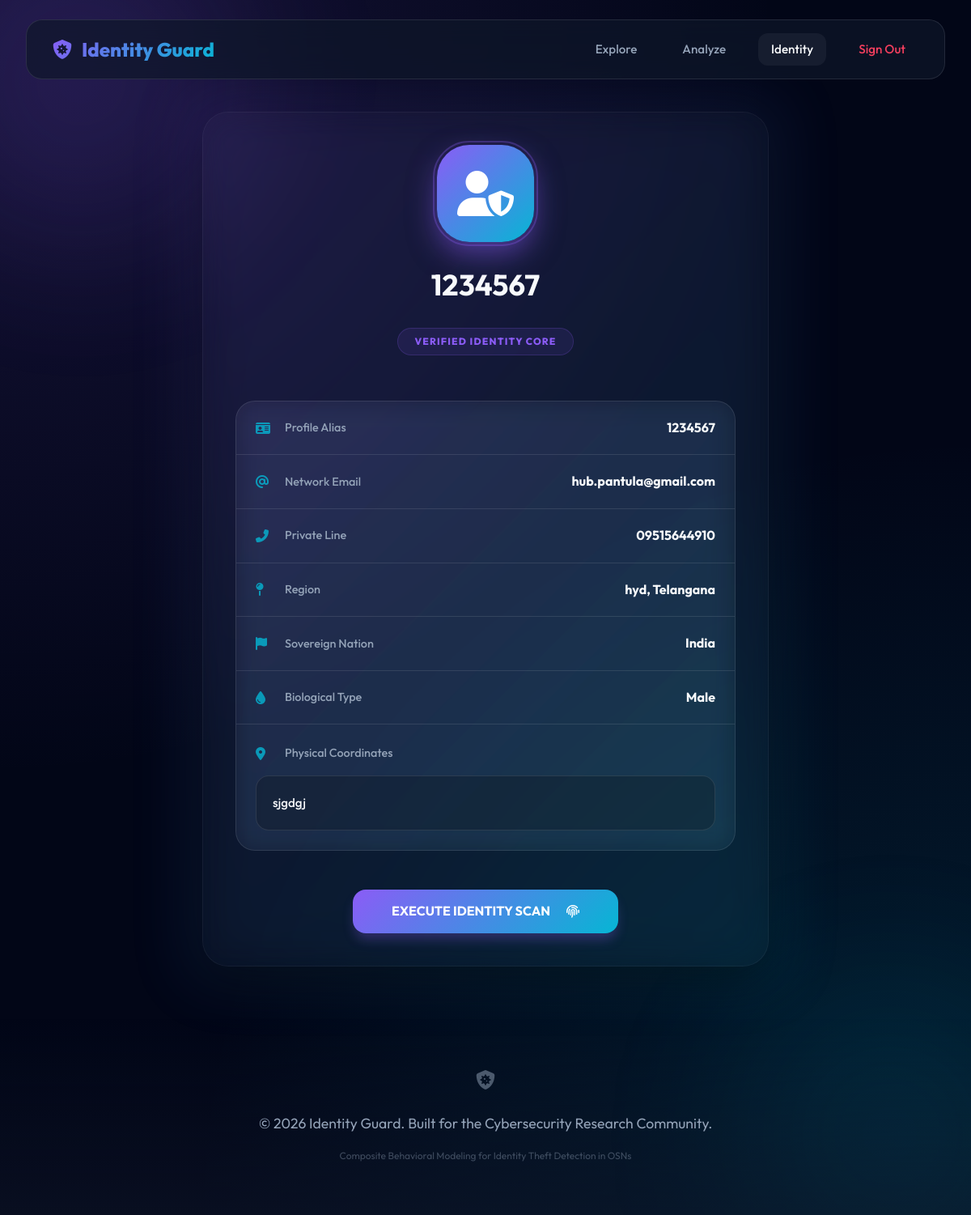
/ViewYourProfile/ (signed in), run on the app's committed database.
### Remote_User/models.py (models this page shows, shortened)
class ClientRegister_Model(models.Model):
    username = models.CharField(max_length=30)
    email = models.EmailField(max_length=100)
    password = models.CharField(max_length=128)
    phoneno = models.CharField(max_length=15)
    country = models.CharField(max_length=50)
    state = models.CharField(max_length=50)
    city = models.CharField(max_length=50)
    gender = models.CharField(max_length=10)
    address = models.TextField()

### Remote_User/views.py (the view)
# urls.py: re_path(r'^ViewYourProfile/$', remoteuser.ViewYourProfile, name="ViewYourProfile"),
def ViewYourProfile(request):
    userid = request.session['userid']
    obj = ClientRegister_Model.objects.get(id= userid)
    return render(request,'RUser/ViewYourProfile.html',{'object':obj})

### Template/htmls/RUser/ViewYourProfile.html (shortened to what this page needs)
{% extends 'base_minimal.html' %}
{% load static %}
{% block content %}
<div class="profile-wrapper">
    <div class="glass-card aura-glow">
        <div class="profile-hero">
            <div class="avatar-aura">
                <i class="fas fa-user-shield" style="font-size: 3.5rem; color: white;"></i>
            </div>
            <h2>{{object.username}}</h2>
            <div style="background: rgba(139, 92, 246, 0.1); color: var(--primary); padding: 0.4rem 1.25rem; border-radius: 99px; display: inline-block; font-size: 0.75rem; font-weight: 800; text-transform: uppercase; letter-spacing: 0.1em; margin-top: 0.5rem; border: 1px solid rgba(139, 92, 246, 0.2);">
                Verified Identity Core
            </div>
        </div>
        <div class="glass" style="overflow: hidden; border-radius: 24px;">
            <div class="info-row">
                <div class="info-label"><i class="fas fa-id-card"></i> Profile Alias</div>
                <div class="info-value">{{object.username}}</div>
            </div>
            <div class="info-row">
                <div class="info-label"><i class="fas fa-at"></i> Network Email</div>
                <div class="info-value">{{object.email}}</div>
            </div>
            <div class="info-row">
                <div class="info-label"><i class="fas fa-phone-alt"></i> Private Line</div>
                <div class="info-value">{{object.phoneno}}</div>
            </div>
            <div class="info-row">
                <div class="info-label"><i class="fas fa-map-pin"></i> Region</div>
                <div class="info-value">{{object.city}}, {{object.state}}</div>
            </div>
            <div class="info-row">
                <div class="info-label"><i class="fas fa-flag"></i> Sovereign Nation</div>
                <div class="info-value">{{object.country}}</div>
            </div>
            <div class="info-row">
                <div class="info-label"><i class="fas fa-tint"></i> Biological Type</div>
                <div class="info-value">{{object.gender}}</div>
            </div>
            <div class="info-row" style="flex-direction: column; align-items: flex-start; gap: 1rem; padding: 1.5rem;">
                <div class="info-label"><i class="fas fa-map-marker-alt"></i> Physical Coordinates</div>
                <div class="info-value" style="background: rgba(0, 0, 0, 0.2); width: 100%; padding: 1.25rem; border-radius: 16px; font-weight: 500; font-size: 0.95rem; line-height: 1.7; border: 1px solid var(--glass-border);">
                    {{object.address}}
                </div>
            </div>
        </div>
        <div style="margin-top: 3rem; text-align: center;">
            <a href="{% url 'Predict_Theft_Status' %}" class="btn btn-primary" style="padding-left: 3rem; padding-right: 3rem;">
                EXECUTE IDENTITY SCAN <i class="fas fa-fingerprint" style="margin-left: 0.75rem;"></i>
            </a>
        </div>
    </div>
</div>
{% endblock %}

### Template/images/style_minimal.css (style rules this page uses)
:root { --bg-deep: #020617; --bg-surface: #0f172a; --primary: #8b5cf6; --primary-glow: rgba(139, 92, 246, 0.5); --secondary: #06b6d4; --accent: #f43f5e; --text-main: #f8fafc; --text-muted: #94a3b8; --glass-bg: rgba(255, 255, 255, 0.03); --glass-border: rgba(255, 255, 255, 0.1); --glass-blur: blur(16px); --grad-aura: linear-gradient(135deg, #8b5cf6 0%, #06b6d4 100%); }
* { margin: 0; padding: 0; box-sizing: border-box; font-family: 'Outfit', sans-serif; }
body { background-color: var(--bg-deep); color: var(--text-main); line-height: 1.6; min-height: 100vh; overflow-x: hidden; background-image: radial-gradient(circle at 0% 0%, rgba(139, 92, 246, 0.15) 0%, transparent 50%), radial-gradient(circle at 100% 100%, rgba(6, 182, 212, 0.15) 0%, transparent 50%); }
.glass { background: var(--glass-bg); backdrop-filter: var(--glass-blur); -webkit-backdrop-filter: var(--glass-blur); border: 1px solid var(--glass-border); border-radius: 24px; }
.glass-card { background: rgba(255, 255, 255, 0.02); backdrop-filter: var(--glass-blur); border: 1px solid rgba(255, 255, 255, 0.05); border-radius: 32px; padding: 2.5rem; box-shadow: 0 25px 50px -12px rgba(0, 0, 0, 0.5); transition: transform 0.3s ease, border-color 0.3s ease; }
.btn { display: inline-flex; align-items: center; justify-content: center; padding: 0.875rem 2rem; border-radius: 16px; font-weight: 700; text-decoration: none; transition: all 0.3s cubic-bezier(0.4, 0, 0.2, 1); cursor: pointer; border: none; font-size: 1rem; gap: 0.5rem; }
.btn-primary { background: var(--grad-aura); color: white; box-shadow: 0 10px 15px -3px rgba(139, 92, 246, 0.3); }
h2 { font-size: 2.25rem; font-weight: 700; margin-bottom: 1rem; }
.aura-glow { position: relative; }
.aura-glow::after { content: ''; position: absolute; inset: -20px; background: var(--grad-aura); filter: blur(40px); opacity: 0.1; z-index: -1; }

### data on the page
ClientRegister_Model: username "1234567", email "hub.pantula@gmail.com", phoneno "09515644910", city "hyd", state "Telangana", country "India", gender "Male", address "sjgdgj"
